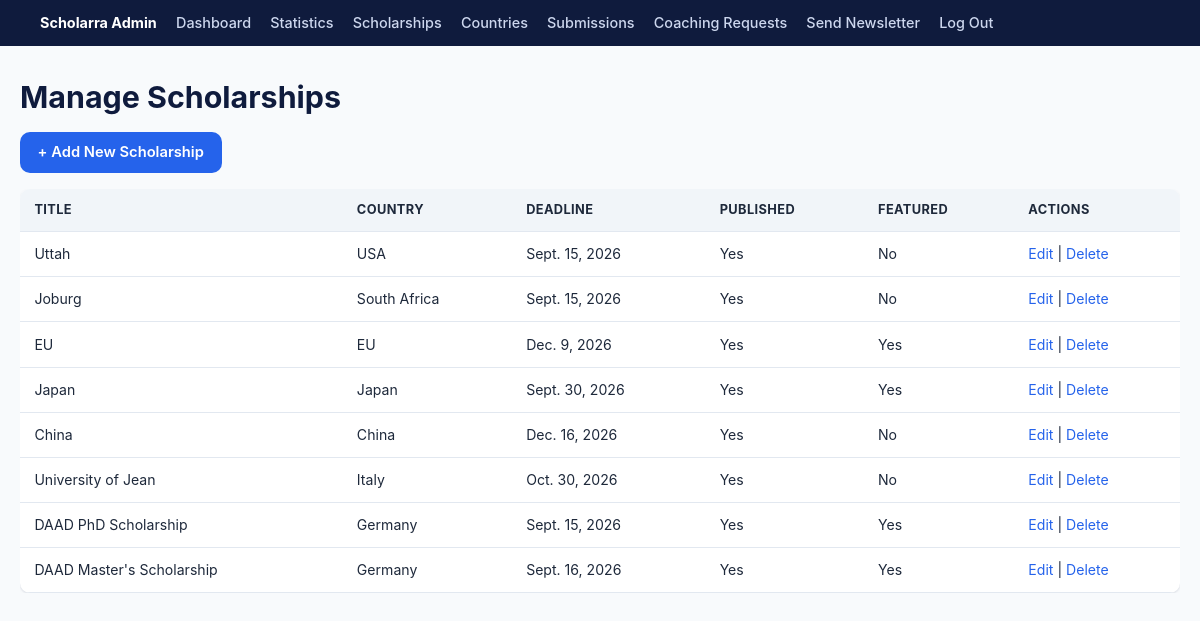
The app's page /dashboard/scholarships/ (signed in) with its own data.
### myapp/models.py (models this page shows, shortened)
class Scholarship(models.Model):
    DEGREE_LEVEL_CHOICES = [
        ("undergraduate", "Undergraduate"),
        ("masters", "Master's"),
        ("phd", "PhD"),
    ]
    FUNDING_TYPE_CHOICES = [
        ("full", "Fully Funded"),
        ("partial", "Partially Funded"),
    ]
    title = models.CharField(max_length=200)
    slug = models.SlugField(max_length=220, unique=True)
    country = models.ForeignKey(Country, on_delete=models.CASCADE, related_name="scholarships") # if a country is deleted, all scholarships related to that country will also be deleted, to get all scholarships related to a country, we can use country.scholarships.all()
    degree_level = models.CharField(max_length=20, choices=DEGREE_LEVEL_CHOICES)
    funding_type = models.CharField(max_length=10, choices=FUNDING_TYPE_CHOICES)
    deadline = models.DateField()
    description = models.TextField()
    eligibility = models.TextField()
    required_documents = models.TextField(blank=True) #blank=True means that this field is optional
    application_link = models.URLField()
    image = models.ImageField(upload_to='scholarships/', blank=True, null=True)
    is_featured = models.BooleanField(default=False)
    deadline_reminder_sent = models.BooleanField(default=False)  # prevents sending the "closing soon" email more than once per scholarship
    is_published = models.BooleanField(default=False) #default=False means that this new scholarship will not be published by default, it will be published only when the admin approves it
    view_count = models.PositiveIntegerField(default=0)
    click_count = models.PositiveIntegerField(default=0)
    created_at = models.DateTimeField(auto_now_add=True)
    updated_at = models.DateTimeField(auto_now=True)

class Country(models.Model): # creating the database country
    name = models.CharField(max_length=100, unique=True)
    slug = models.SlugField(max_length=100, unique=True) # slug is a url safe version
    class Meta: # to prevent countrys instead of countries
        verbose_name_plural = "Countries"

### myapp/views.py (the view)
# urls.py: path('dashboard/scholarships/', views.admin_scholarship_list, name='admin_scholarship_list'),
@login_required
def admin_scholarship_list(request):
    scholarships = Scholarship.objects.all().order_by('-created_at')
    paginator = Paginator(scholarships, 20)
    page_number = request.GET.get('page')
    scholarships_page = paginator.get_page(page_number)
    context = {"scholarships": scholarships_page}
    return render(request, "myapp/admin_scholarship_list.html", context)

### myapp/context_processors.py (called while the page is built)
def site_contact(request):
    return {
        "site_contact_email": settings.ADMIN_EMAIL,
    }

### myapp/templates/myapp/admin_scholarship_list.html (shortened to what this page needs)
{% extends "myapp/dashboard_base.html" %}
{% block content %}
<h1>Manage Scholarships</h1>
<p><a href="{% url 'admin_scholarship_add' %}" class="btn btn-primary">+ Add New Scholarship</a></p>
<div class="table-wrap">
<table>
    <tr>
        <th>Title</th><th>Country</th><th>Deadline</th>
        <th>Published</th><th>Featured</th><th>Actions</th>
    </tr>
    {% for scholarship in scholarships %}
    <tr>
        <td>{{ scholarship.title }}</td>
        <td>{{ scholarship.country.name }}</td>
        <td>{{ scholarship.deadline }}</td>
        <td>{% if scholarship.is_published %}Yes{% else %}No{% endif %}</td>
        <td>{% if scholarship.is_featured %}Yes{% else %}No{% endif %}</td>
        <td>
            <a href="{% url 'admin_scholarship_edit' scholarship.pk %}">Edit</a>
            | <a href="{% url 'admin_scholarship_delete' scholarship.pk %}">Delete</a>
        </td>
    </tr>
    {% endfor %}
</table>
</div>
{% endblock %}

### myapp/static/myapp/style.css (style rules this page uses)
:root { --navy: #0f1b3d; --navy-light: #16234a; --blue: #2563eb; --blue-dark: #1d4ed8; --gold: #f5a623; --slate: #1e293b; --slate-light: #475569; --bg: #f8fafc; --card-bg: #ffffff; --border: #e2e8f0; --danger: #dc2626; --success: #16a34a; --radius: 10px; --shadow: 0 1px 3px rgba(15, 27, 61, 0.08), 0 1px 2px rgba(15, 27, 61, 0.06); --shadow-hover: 0 4px 12px rgba(15, 27, 61, 0.12); --max-width: 1160px; }
* { box-sizing: border-box; }
body { margin: 0; font-family: -apple-system, BlinkMacSystemFont, "Segoe UI", Roboto, Helvetica, Arial, sans-serif; background: var(--bg); color: var(--slate); line-height: 1.55; }
a { color: var(--blue); text-decoration: none; }
h1, h2, h3 { color: var(--navy); line-height: 1.25; margin: 0 0 0.5em; }
h1 { font-size: 1.9rem; }
.btn { display: inline-block; padding: 0.55rem 1.1rem; border-radius: var(--radius); font-weight: 600; font-size: 0.92rem; border: none; cursor: pointer; text-align: center; }
.btn-primary { background: var(--blue); color: #fff; }
table { width: 100%; border-collapse: collapse; background: var(--card-bg); border-radius: var(--radius); overflow: hidden; box-shadow: var(--shadow); }
th, td { padding: 0.7rem 0.9rem; text-align: left; border-bottom: 1px solid var(--border); font-size: 0.88rem; }
th { background: #f1f5f9; color: var(--slate); font-size: 0.8rem; text-transform: uppercase; letter-spacing: 0.03em; }
.table-wrap { overflow-x: auto; }

### records on screen
Scholarship: title "Uttah", country.name "USA", deadline "Sept. 15, 2026", is_published "Yes", is_featured "No"
Scholarship: title "Joburg", country.name "South Africa", deadline "Sept. 15, 2026", is_published "Yes", is_featured "No"
Scholarship: title "EU", country.name "EU", deadline "Dec. 9, 2026", is_published "Yes", is_featured "Yes"
Scholarship: title "Japan", country.name "Japan", deadline "Sept. 30, 2026", is_published "Yes", is_featured "Yes"
Scholarship: title "China", country.name "China", deadline "Dec. 16, 2026", is_published "Yes", is_featured "No"
Scholarship: title "University of Jean", country.name "Italy", deadline "Oct. 30, 2026", is_published "Yes", is_featured "No"
Scholarship: title "DAAD PhD Scholarship", country.name "Germany", deadline "Sept. 15, 2026", is_published "Yes", is_featured "Yes"
Scholarship: title "DAAD Master's Scholarship", country.name "Germany", deadline "Sept. 16, 2026", is_published "Yes", is_featured "Yes"
